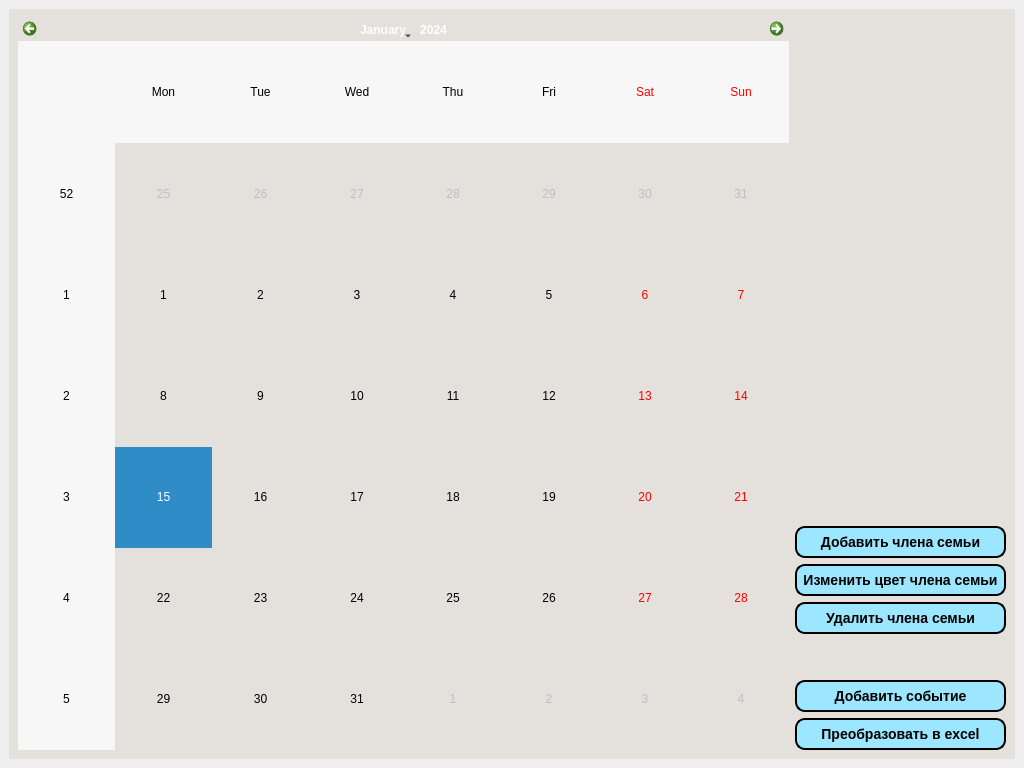
<?xml version="1.0" encoding="UTF-8"?>
<ui version="4.0">
 <class>MainWindow</class>
 <widget class="QMainWindow" name="MainWindow">
  <property name="geometry">
   <rect>
    <x>0</x>
    <y>0</y>
    <width>1024</width>
    <height>768</height>
   </rect>
  </property>
  <property name="font">
   <font>
    <pointsize>10</pointsize>
    <stylestrategy>PreferDefault</stylestrategy>
   </font>
  </property>
  <property name="windowTitle">
   <string>Семейный календарь</string>
  </property>
  <property name="tabShape">
   <enum>QTabWidget::Rounded</enum>
  </property>
  <widget class="QWidget" name="centralwidget">
   <property name="font">
    <font>
     <family>MS Shell Dlg 2</family>
     <pointsize>10</pointsize>
     <weight>50</weight>
     <italic>false</italic>
     <bold>false</bold>
     <stylestrategy>PreferDefault</stylestrategy>
    </font>
   </property>
   <property name="styleSheet">
    <string notr="true"/>
   </property>
   <layout class="QHBoxLayout" name="horizontalLayout">
    <item>
     <widget class="QStackedWidget" name="stackedWidget">
      <property name="currentIndex">
       <number>0</number>
      </property>
      <widget class="QWidget" name="page">
       <property name="styleSheet">
        <string notr="true">background-color: rgb(228, 224, 220);</string>
       </property>
       <layout class="QHBoxLayout" name="horizontalLayout_9">
        <item>
         <widget class="QCalendarWidget" name="calendarWidget"/>
        </item>
        <item>
         <layout class="QVBoxLayout" name="verticalLayout" stretch="1,0,0,0,0,0,0">
          <item>
           <spacer name="verticalSpacer">
            <property name="orientation">
             <enum>Qt::Vertical</enum>
            </property>
            <property name="sizeHint" stdset="0">
             <size>
              <width>20</width>
              <height>40</height>
             </size>
            </property>
           </spacer>
          </item>
          <item>
           <widget class="QPushButton" name="addFamilyMemberButton">
            <property name="font">
             <font>
              <pointsize>-1</pointsize>
              <weight>75</weight>
              <italic>false</italic>
              <bold>true</bold>
             </font>
            </property>
            <property name="autoFillBackground">
             <bool>false</bool>
            </property>
            <property name="styleSheet">
             <string notr="true">    background-color: rgb(156, 231, 255);
    border-style: outset;
    border-width: 2px;
    border-radius: 10px;
    border-color: rgb(0, 0, 0);
    font: bold 14px;
    min-width: 10em;
    padding: 6px;</string>
            </property>
            <property name="text">
             <string>Добавить члена семьи</string>
            </property>
            <property name="flat">
             <bool>false</bool>
            </property>
           </widget>
          </item>
          <item>
           <widget class="QPushButton" name="changeColorFamilyMember">
            <property name="font">
             <font>
              <pointsize>-1</pointsize>
              <weight>75</weight>
              <italic>false</italic>
              <bold>true</bold>
             </font>
            </property>
            <property name="autoFillBackground">
             <bool>false</bool>
            </property>
            <property name="styleSheet">
             <string notr="true">    background-color: rgb(156, 231, 255);
    border-style: outset;
    border-width: 2px;
    border-radius: 10px;
    border-color: rgb(0, 0, 0);
    font: bold 14px;
    min-width: 10em;
    padding: 6px;</string>
            </property>
            <property name="text">
             <string>Изменить цвет члена семьи</string>
            </property>
            <property name="flat">
             <bool>true</bool>
            </property>
           </widget>
          </item>
          <item>
           <widget class="QPushButton" name="removeFamilyMember">
            <property name="font">
             <font>
              <pointsize>-1</pointsize>
              <weight>75</weight>
              <italic>false</italic>
              <bold>true</bold>
             </font>
            </property>
            <property name="autoFillBackground">
             <bool>false</bool>
            </property>
            <property name="styleSheet">
             <string notr="true">    background-color: rgb(156, 231, 255);
    border-style: outset;
    border-width: 2px;
    border-radius: 10px;
    border-color: rgb(0, 0, 0);
    font: bold 14px;
    min-width: 10em;
    padding: 6px;</string>
            </property>
            <property name="text">
             <string>Удалить члена семьи</string>
            </property>
            <property name="flat">
             <bool>true</bool>
            </property>
           </widget>
          </item>
          <item>
           <spacer name="verticalSpacer_4">
            <property name="orientation">
             <enum>Qt::Vertical</enum>
            </property>
            <property name="sizeHint" stdset="0">
             <size>
              <width>20</width>
              <height>40</height>
             </size>
            </property>
           </spacer>
          </item>
          <item>
           <widget class="QPushButton" name="addEventButton">
            <property name="font">
             <font>
              <pointsize>-1</pointsize>
              <weight>75</weight>
              <italic>false</italic>
              <bold>true</bold>
             </font>
            </property>
            <property name="autoFillBackground">
             <bool>false</bool>
            </property>
            <property name="styleSheet">
             <string notr="true">    background-color: rgb(156, 231, 255);
    border-style: outset;
    border-width: 2px;
    border-radius: 10px;
    border-color: rgb(0, 0, 0);
    font: bold 14px;
    min-width: 10em;
    padding: 6px;</string>
            </property>
            <property name="text">
             <string>Добавить событие</string>
            </property>
            <property name="flat">
             <bool>true</bool>
            </property>
           </widget>
          </item>
          <item>
           <widget class="QPushButton" name="toExcelButton">
            <property name="font">
             <font>
              <pointsize>-1</pointsize>
              <weight>75</weight>
              <italic>false</italic>
              <bold>true</bold>
             </font>
            </property>
            <property name="autoFillBackground">
             <bool>false</bool>
            </property>
            <property name="styleSheet">
             <string notr="true">    background-color: rgb(156, 231, 255);
    border-style: outset;
    border-width: 2px;
    border-radius: 10px;
    border-color: rgb(0, 0, 0);
    font: bold 14px;
    min-width: 10em;
    padding: 6px;</string>
            </property>
            <property name="text">
             <string>Преобразовать в excel</string>
            </property>
            <property name="flat">
             <bool>true</bool>
            </property>
           </widget>
          </item>
         </layout>
        </item>
       </layout>
      </widget>
      <widget class="QWidget" name="page_2">
       <property name="styleSheet">
        <string notr="true">background-color: rgb(228, 224, 220);</string>
       </property>
       <layout class="QVBoxLayout" name="verticalLayout_2">
        <item>
         <layout class="QVBoxLayout" name="verticalLayout_3" stretch="0,0,0,0,0,0,0,0,2">
          <item>
           <widget class="QLabel" name="label_4">
            <property name="font">
             <font>
              <family>MS Shell Dlg 2</family>
              <pointsize>20</pointsize>
              <weight>75</weight>
              <italic>false</italic>
              <bold>true</bold>
              <underline>false</underline>
              <stylestrategy>PreferDefault</stylestrategy>
             </font>
            </property>
            <property name="styleSheet">
             <string notr="true"/>
            </property>
            <property name="text">
             <string>Добавить событие</string>
            </property>
            <property name="alignment">
             <set>Qt::AlignCenter</set>
            </property>
           </widget>
          </item>
          <item>
           <spacer name="verticalSpacer_2">
            <property name="orientation">
             <enum>Qt::Vertical</enum>
            </property>
            <property name="sizeHint" stdset="0">
             <size>
              <width>20</width>
              <height>40</height>
             </size>
            </property>
           </spacer>
          </item>
          <item>
           <layout class="QHBoxLayout" name="horizontalLayout_2">
            <item>
             <spacer name="horizontalSpacer">
              <property name="orientation">
               <enum>Qt::Horizontal</enum>
              </property>
              <property name="sizeHint" stdset="0">
               <size>
                <width>40</width>
                <height>20</height>
               </size>
              </property>
             </spacer>
            </item>
            <item>
             <widget class="QRadioButton" name="radioButton">
              <property name="styleSheet">
               <string notr="true">    background-color: rgb(156, 231, 255);
    border-style: outset;
    border-width: 2px;
    border-radius: 10px;
    border-color: rgb(0, 0, 0);
    font: bold 14px;
    min-width: 10em;
    padding: 6px;</string>
              </property>
              <property name="text">
               <string>Одноразовое</string>
              </property>
              <property name="checked">
               <bool>true</bool>
              </property>
             </widget>
            </item>
            <item>
             <widget class="QRadioButton" name="radioButton_2">
              <property name="styleSheet">
               <string notr="true">    background-color: rgb(156, 231, 255);
    border-style: outset;
    border-width: 2px;
    border-radius: 10px;
    border-color: rgb(0, 0, 0);
    font: bold 14px;
    min-width: 10em;
    padding: 6px;</string>
              </property>
              <property name="text">
               <string>Регулярное</string>
              </property>
             </widget>
            </item>
            <item>
             <spacer name="horizontalSpacer_2">
              <property name="orientation">
               <enum>Qt::Horizontal</enum>
              </property>
              <property name="sizeHint" stdset="0">
               <size>
                <width>40</width>
                <height>20</height>
               </size>
              </property>
             </spacer>
            </item>
           </layout>
          </item>
          <item>
           <layout class="QHBoxLayout" name="horizontalLayout_3" stretch="0,1,3,0">
            <item>
             <spacer name="horizontalSpacer_8">
              <property name="orientation">
               <enum>Qt::Horizontal</enum>
              </property>
              <property name="sizeHint" stdset="0">
               <size>
                <width>40</width>
                <height>20</height>
               </size>
              </property>
             </spacer>
            </item>
            <item>
             <widget class="QLabel" name="label_2">
              <property name="styleSheet">
               <string notr="true">    background-color: rgb(156, 231, 255);
    border-style: outset;
    border-width: 2px;
    border-radius: 10px;
    border-color: rgb(0, 0, 0);
    font: bold 14px;
    min-width: 10em;
    padding: 6px;</string>
              </property>
              <property name="text">
               <string>Загаловок события</string>
              </property>
             </widget>
            </item>
            <item>
             <widget class="QLineEdit" name="titleEdit">
              <property name="styleSheet">
               <string notr="true">    background-color: rgb(156, 231, 255);
    border-style: outset;
    border-width: 2px;
    border-radius: 10px;
    border-color: rgb(0, 0, 0);
    font: bold 14px;
    min-width: 10em;
    padding: 6px;</string>
              </property>
             </widget>
            </item>
            <item>
             <spacer name="horizontalSpacer_3">
              <property name="orientation">
               <enum>Qt::Horizontal</enum>
              </property>
              <property name="sizeHint" stdset="0">
               <size>
                <width>40</width>
                <height>20</height>
               </size>
              </property>
             </spacer>
            </item>
           </layout>
          </item>
          <item>
           <layout class="QHBoxLayout" name="horizontalLayout_4" stretch="0,1,3,0">
            <item>
             <spacer name="horizontalSpacer_9">
              <property name="orientation">
               <enum>Qt::Horizontal</enum>
              </property>
              <property name="sizeHint" stdset="0">
               <size>
                <width>40</width>
                <height>20</height>
               </size>
              </property>
             </spacer>
            </item>
            <item>
             <widget class="QLabel" name="label">
              <property name="styleSheet">
               <string notr="true">    background-color: rgb(156, 231, 255);
    border-style: outset;
    border-width: 2px;
    border-radius: 10px;
    border-color: rgb(0, 0, 0);
    font: bold 14px;
    min-width: 10em;
    padding: 6px;</string>
              </property>
              <property name="text">
               <string>Текст события</string>
              </property>
             </widget>
            </item>
            <item>
             <widget class="QLineEdit" name="textEdit">
              <property name="styleSheet">
               <string notr="true">    background-color: rgb(156, 231, 255);
    border-style: outset;
    border-width: 2px;
    border-radius: 10px;
    border-color: rgb(0, 0, 0);
    font: bold 14px;
    min-width: 10em;
    padding: 6px;</string>
              </property>
             </widget>
            </item>
            <item>
             <spacer name="horizontalSpacer_5">
              <property name="orientation">
               <enum>Qt::Horizontal</enum>
              </property>
              <property name="sizeHint" stdset="0">
               <size>
                <width>40</width>
                <height>20</height>
               </size>
              </property>
             </spacer>
            </item>
           </layout>
          </item>
          <item>
           <layout class="QHBoxLayout" name="horizontalLayout_5">
            <item>
             <spacer name="horizontalSpacer_11">
              <property name="orientation">
               <enum>Qt::Horizontal</enum>
              </property>
              <property name="sizeHint" stdset="0">
               <size>
                <width>40</width>
                <height>20</height>
               </size>
              </property>
             </spacer>
            </item>
            <item>
             <widget class="QDateTimeEdit" name="dateTimeEdit">
              <property name="styleSheet">
               <string notr="true">    background-color: rgb(156, 231, 255);
    border-style: outset;
    border-width: 2px;
    border-radius: 10px;
    border-color: rgb(0, 0, 0);
    font: bold 14px;
    min-width: 10em;
    padding: 6px;</string>
              </property>
             </widget>
            </item>
            <item>
             <widget class="QComboBox" name="dateComboBox">
              <property name="styleSheet">
               <string notr="true">    background-color: rgb(156, 231, 255);
    border-style: outset;
    border-width: 2px;
    border-radius: 10px;
    border-color: rgb(0, 0, 0);
    font: bold 14px;
    min-width: 10em;
    padding: 6px;</string>
              </property>
             </widget>
            </item>
            <item>
             <spacer name="horizontalSpacer_6">
              <property name="orientation">
               <enum>Qt::Horizontal</enum>
              </property>
              <property name="sizeHint" stdset="0">
               <size>
                <width>40</width>
                <height>20</height>
               </size>
              </property>
             </spacer>
            </item>
           </layout>
          </item>
          <item>
           <layout class="QHBoxLayout" name="horizontalLayout_7">
            <item>
             <spacer name="horizontalSpacer_12">
              <property name="orientation">
               <enum>Qt::Horizontal</enum>
              </property>
              <property name="sizeHint" stdset="0">
               <size>
                <width>40</width>
                <height>20</height>
               </size>
              </property>
             </spacer>
            </item>
            <item>
             <widget class="QLabel" name="label_3">
              <property name="styleSheet">
               <string notr="true">    background-color: rgb(156, 231, 255);
    border-style: outset;
    border-width: 2px;
    border-radius: 10px;
    border-color: rgb(0, 0, 0);
    font: bold 14px;
    min-width: 10em;
    padding: 6px;</string>
              </property>
              <property name="text">
               <string>К какому члену семьи событие относится</string>
              </property>
             </widget>
            </item>
            <item>
             <widget class="QComboBox" name="familyMembersComboBox">
              <property name="styleSheet">
               <string notr="true">    background-color: rgb(156, 231, 255);
    border-style: outset;
    border-width: 2px;
    border-radius: 10px;
    border-color: rgb(0, 0, 0);
    font: bold 14px;
    min-width: 10em;
    padding: 6px;</string>
              </property>
             </widget>
            </item>
            <item>
             <spacer name="horizontalSpacer_7">
              <property name="orientation">
               <enum>Qt::Horizontal</enum>
              </property>
              <property name="sizeHint" stdset="0">
               <size>
                <width>40</width>
                <height>20</height>
               </size>
              </property>
             </spacer>
            </item>
           </layout>
          </item>
          <item>
           <layout class="QHBoxLayout" name="horizontalLayout_8">
            <item>
             <spacer name="horizontalSpacer_14">
              <property name="orientation">
               <enum>Qt::Horizontal</enum>
              </property>
              <property name="sizeHint" stdset="0">
               <size>
                <width>40</width>
                <height>20</height>
               </size>
              </property>
             </spacer>
            </item>
            <item>
             <widget class="QPushButton" name="addButton">
              <property name="styleSheet">
               <string notr="true">    background-color: rgb(156, 231, 255);
    border-style: outset;
    border-width: 2px;
    border-radius: 10px;
    border-color: rgb(0, 0, 0);
    font: bold 14px;
    min-width: 10em;
    padding: 6px;</string>
              </property>
              <property name="text">
               <string>Добавить</string>
              </property>
             </widget>
            </item>
            <item>
             <widget class="QPushButton" name="cancelButton">
              <property name="styleSheet">
               <string notr="true">    background-color: rgb(156, 231, 255);
    border-style: outset;
    border-width: 2px;
    border-radius: 10px;
    border-color: rgb(0, 0, 0);
    font: bold 14px;
    min-width: 10em;
    padding: 6px;</string>
              </property>
              <property name="text">
               <string>Отмена</string>
              </property>
             </widget>
            </item>
            <item>
             <spacer name="horizontalSpacer_13">
              <property name="orientation">
               <enum>Qt::Horizontal</enum>
              </property>
              <property name="sizeHint" stdset="0">
               <size>
                <width>40</width>
                <height>20</height>
               </size>
              </property>
             </spacer>
            </item>
           </layout>
          </item>
          <item>
           <spacer name="verticalSpacer_3">
            <property name="orientation">
             <enum>Qt::Vertical</enum>
            </property>
            <property name="sizeHint" stdset="0">
             <size>
              <width>20</width>
              <height>40</height>
             </size>
            </property>
           </spacer>
          </item>
         </layout>
        </item>
       </layout>
      </widget>
     </widget>
    </item>
   </layout>
  </widget>
 </widget>
 <resources/>
 <connections/>
</ui>
